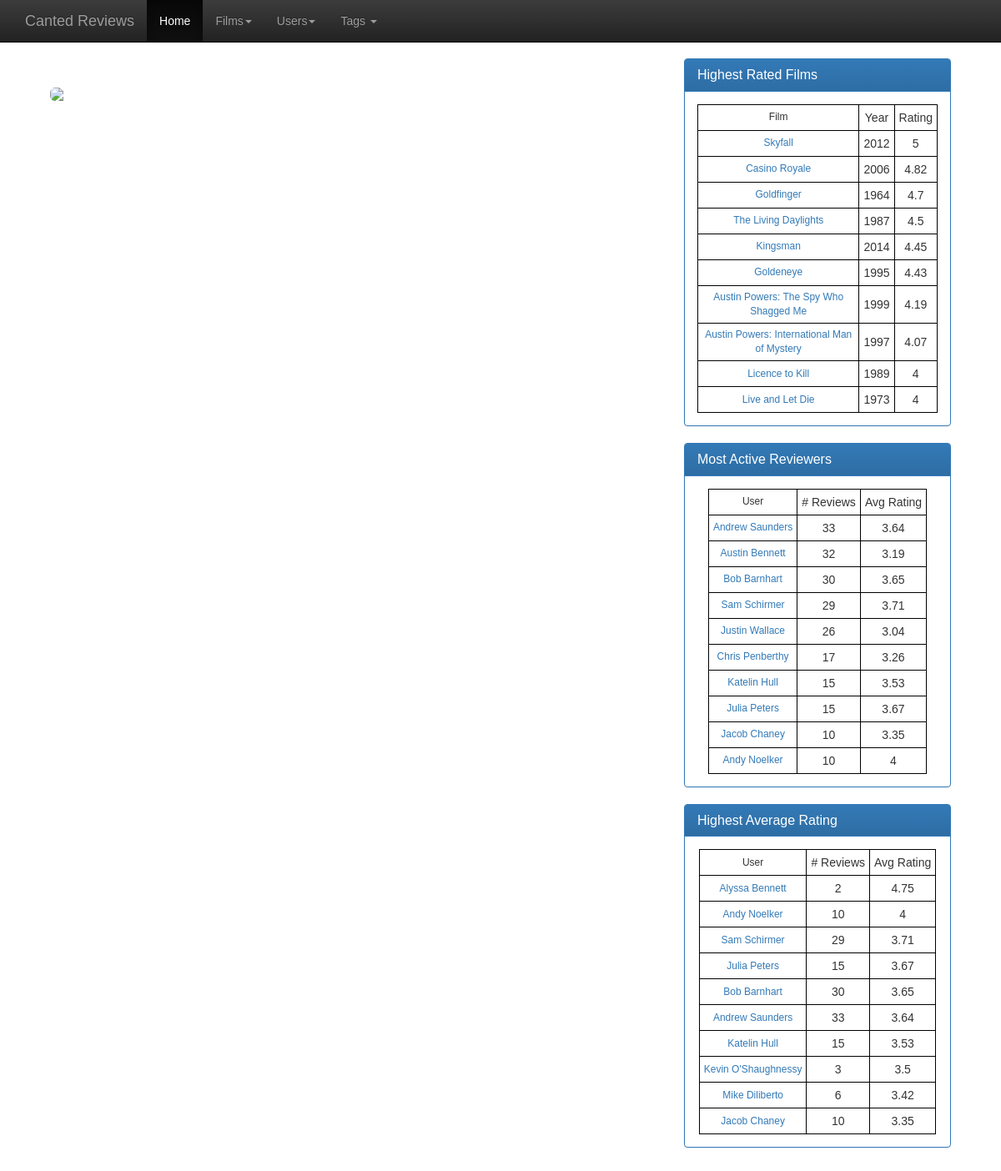
/dashboard, run on the app's committed database.
### tables this page shows
CREATE TABLE tblFilms (
FilmID INTEGER PRIMARY KEY AUTOINCREMENT NOT NULL,
Name TEXT,
Year INTEGER,
CreatedDT DATETIME NOT NULL DEFAULT CURRENT_TIMESTAMP,
RecordStatusID NOT NULL DEFAULT 1);

CREATE TABLE tblUsers (
UserID INTEGER PRIMARY KEY AUTOINCREMENT NOT NULL,
FirstName TEXT,
LastName TEXT,
CreatedDT DATETIME NOT NULL DEFAULT CURRENT_TIMESTAMP,
RecordStatusID INTEGER NOT NULL DEFAULT 1);

### dashboard.php (the view)
<?php
include 'php/config.php';
$select_films_sql = '	SELECT 	f.*, AVG(r.Rating) AS Average
			FROM 	tblFilms AS f LEFT JOIN
				tblRatings AS r ON r.FilmID = f.FilmID
			WHERE 	(f.RecordStatusID = 1) and (r.RatingID IS NOT NULL)
			GROUP BY r.FilmID
			ORDER BY Average DESC
			LIMIT 10';
$select_films = $db->prepare($select_films_sql);
$select_films->execute() or die(print_r($db->errorInfo(), true));
echo '<div class="row">
	<div class="col-sm-8">
		<div class="centered col-sm-12">
		<img class="img-rounded img-responsive db-img" src="http://imgur.com/tWfRpki.jpg" />
		</div>
	</div>
	<div class="col-md-4">
';
echo '<div class="col-md-12">
	<div class="panel panel-primary">
	<div class="panel-heading">
		<h3 class="panel-title">Highest Rated Films</h3>
	</div>
	<div class="panel-body">
	<table class="dashboard_sidebar">
		<tr>
			<td>Film</td><td>Year</td><td>Rating</td>
		</tr>';
while ($rows = $select_films->fetch(PDO::FETCH_ASSOC)) {
	$title = $rows["Name"];
	$filmid = $rows["FilmID"];
	$filmyear = $rows["Year"];
	$average = $rows["Average"];
	echo '	<tr>
			<td><a href="films?id=' . $filmid . '">' . $title . '</a></td>
			<td>' . $filmyear . '</td>
			<td>' . round($average, 2) . '</td>
		</tr>
	';
}
echo '</table>
</div></div></div>';
echo '<div class="col-md-12">
	<div class="panel panel-primary">
	<div class="panel-heading">
		<h3 class="panel-title">Most Active Reviewers</h3>
	</div>
	<div class="panel-body">
	<table class="dashboard_sidebar">
		<tr>
			<td>User</td><td># Reviews</td><td>Avg Rating</td>
		</tr>';
$select_users_sql = '	SELECT 	u.*, AVG(r.Rating) AS Average, COUNT(r.Rating) AS Total
			FROM 	tblUsers AS u LEFT JOIN
				tblRatings AS r ON u.UserID = r.UserID
			WHERE 	(u.RecordStatusID = 1) and (r.RecordStatusID = 1)
			GROUP BY r.UserID
			ORDER BY Total DESC
			LIMIT 10';
$select_users = $db->prepare($select_users_sql);
$select_users->execute() or die(print_r($db->errorInfo(), true));
while ($rows = $select_users->fetch(PDO::FETCH_ASSOC)) {
	$firstname = $rows["FirstName"];
	$lastname = $rows["LastName"];
	$average = $rows["Average"];
	$total = $rows["Total"];
	$userid = $rows["UserID"];
	echo '	<tr>
			<td><a href="users?id=' . $userid . '">' . $firstname . ' ' . $lastname . '</a></td>
			<td>' . $total . '</td>
			<td>' . round($average, 2) . '</td>
		</tr>
	';
}
echo '</table>
</div></div></div>';
echo '<div class="col-md-12">
	<div class="panel panel-primary">
	<div class="panel-heading">
		<h3 class="panel-title">Highest Average Rating</h3>
	</div>
	<div class="panel-body">
	<table class="dashboard_sidebar">
		<tr>
			<td>User</td><td># Reviews</td><td>Avg Rating</td>
		</tr>';
$select_users_sql = '	SELECT 	u.*, AVG(r.Rating) AS Average, COUNT(r.Rating) AS Total
			FROM 	tblUsers AS u LEFT JOIN
				tblRatings AS r ON u.UserID = r.UserID
			WHERE 	(u.RecordStatusID = 1) AND (r.RecordStatusID = 1)
			GROUP BY r.UserID
			ORDER BY Average DESC
			LIMIT 10';
$select_users = $db->prepare($select_users_sql);
$select_users->execute() or die(print_r($db->errorInfo(), true));
while ($rows = $select_users->fetch(PDO::FETCH_ASSOC)) {
	$firstname = $rows["FirstName"];
	$lastname = $rows["LastName"];
	$average = $rows["Average"];
	$total = $rows["Total"];
	$userid = $rows["UserID"];
	echo '	<tr>
			<td><a href="users?id=' . $userid . '">' . $firstname . ' ' . $lastname . '</a></td>
			<td>' . $total . '</td>
			<td>' . round($average, 2) . '</td>
		</tr>
	';
}
echo '</table>
	</div></div></div>';
echo '</div>';
require_once 'php/footer.php';
?>

### css/theme.css (style rules this page uses)
body { padding-top: 70px; padding-bottom: 30px; }

### css/style.css (style rules this page uses)
html { overflow-y: scroll; }
body { font-family: Arial, Helvetica, sans-serif; font-size: 14px; padding-left: 45px; padding-right: 45px; }
table { border-collapse: collapse; margin-left: auto; margin-right: auto; }
td { border: 1px solid #000; text-align: center; padding: 5px; }
.dashboard_sidebar tr td:first-child { font-size: 12px; }
.centered { text-align: center; }
.db-img { margin-bottom: 5%; margin-top: 5%; margin-left: auto; margin-right: auto; }

### data on the page
tblfilms: Name "Skyfall", Year "2012", average "5"
tblfilms: Name "Casino Royale", Year "2006", average "4.82"
tblfilms: Name "Goldfinger", Year "1964", average "4.7"
tblfilms: Name "The Living Daylights", Year "1987", average "4.5"
tblfilms: Name "Kingsman", Year "2014", average "4.45"
tblfilms: Name "Goldeneye", Year "1995", average "4.43"
tblfilms: Name "Austin Powers: The Spy Who Shagged Me", Year "1999", average "4.19"
tblfilms: Name "Austin Powers: International Man of Mystery", Year "1997", average "4.07"
tblfilms: Name "Licence to Kill", Year "1989", average "4"
tblfilms: Name "Live and Let Die", Year "1973", average "4"
tblusers: FirstName "Andrew", LastName "Saunders", total "33", average "3.64"
tblusers: FirstName "Austin", LastName "Bennett", total "32", average "3.19"
tblusers: FirstName "Bob", LastName "Barnhart", total "30", average "3.65"
tblusers: FirstName "Sam", LastName "Schirmer", total "29", average "3.71"
tblusers: FirstName "Justin", LastName "Wallace", total "26", average "3.04"
tblusers: FirstName "Chris", LastName "Penberthy", total "17", average "3.26"
tblusers: FirstName "Katelin", LastName "Hull", total "15", average "3.53"
tblusers: FirstName "Julia", LastName "Peters", total "15", average "3.67"
tblusers: FirstName "Jacob", LastName "Chaney", total "10", average "3.35"
tblusers: FirstName "Andy", LastName "Noelker", total "10", average "4"
tblusers: FirstName "Alyssa", LastName "Bennett", total "2", average "4.75"
tblusers: FirstName "Kevin", LastName "O'Shaughnessy", total "3", average "3.5"
tblusers: FirstName "Mike", LastName "Diliberto", total "6", average "3.42"
